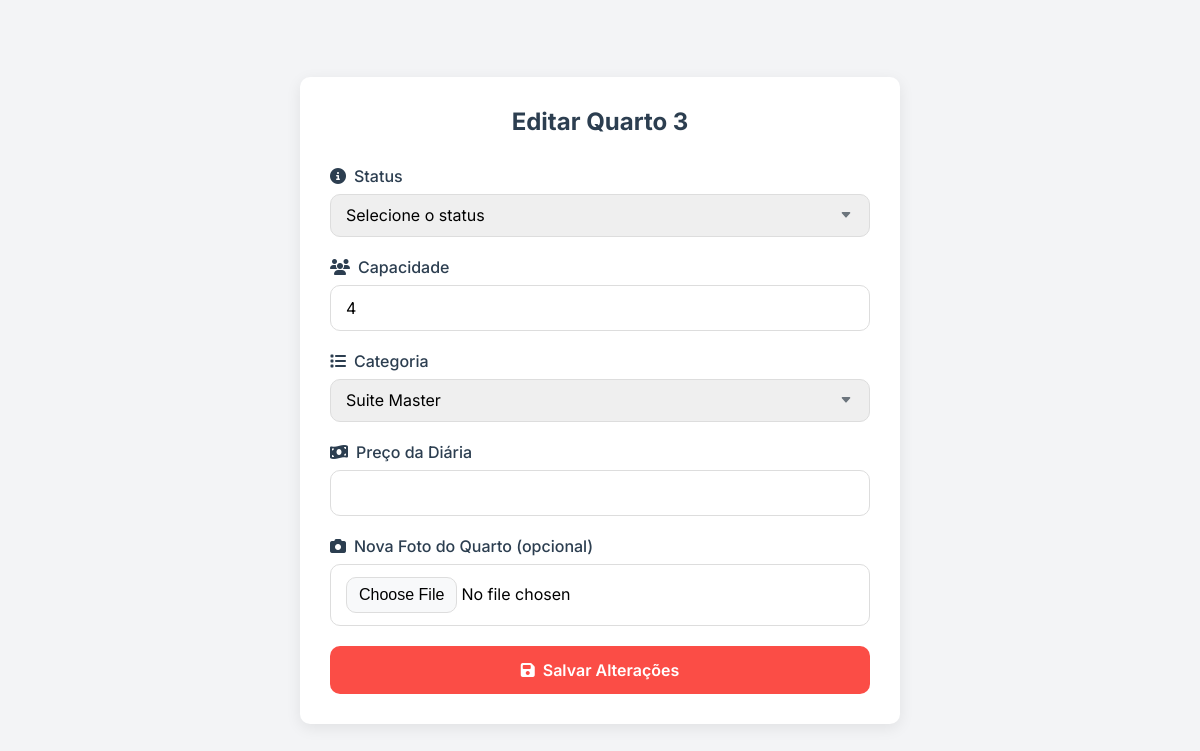
Before: /gestor/quartos/editar_quarto.php?id=3 with the older database file.
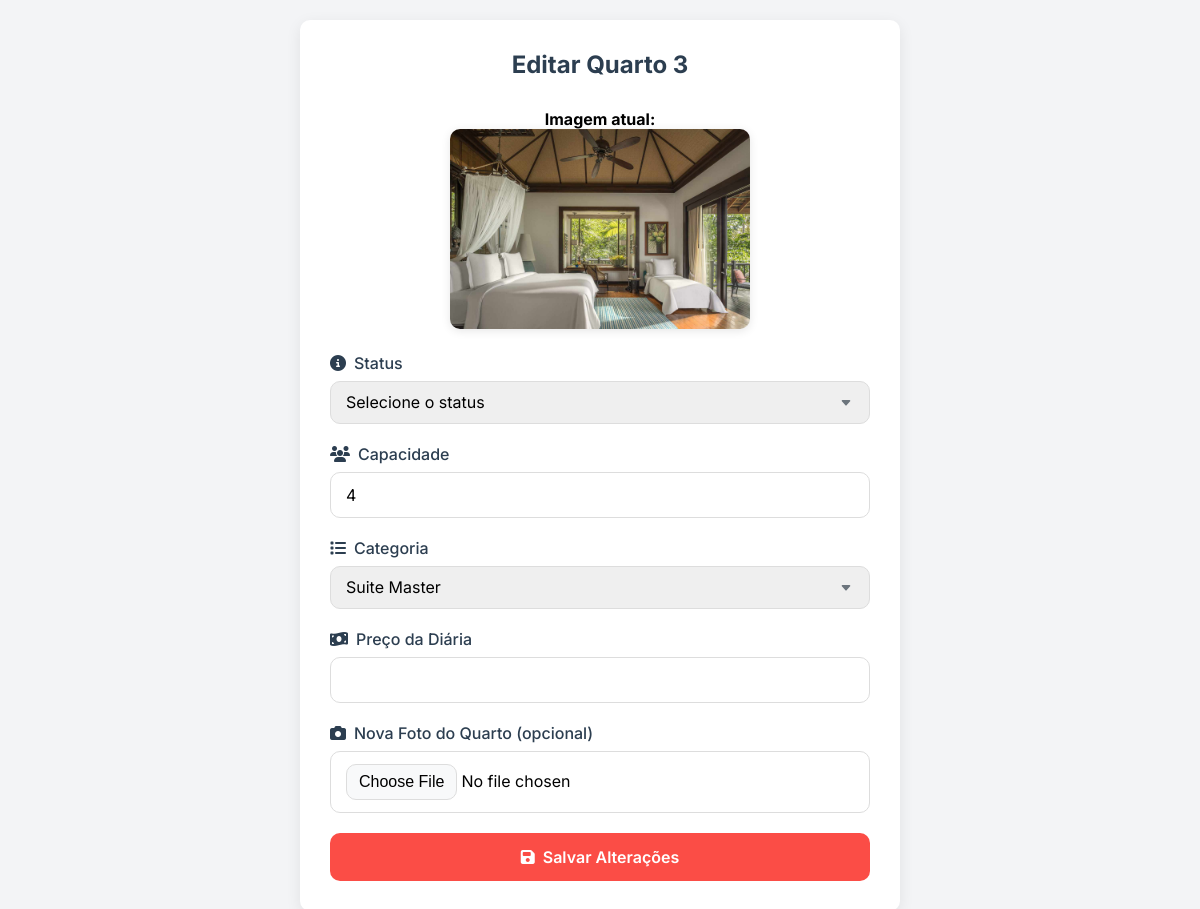
After: the same page with the newer database file.
### tables this page shows
CREATE TABLE `quarto` (
  `ID_Quarto` int(11) NOT NULL,
  `Status` varchar(45) DEFAULT NULL,
  `Capacidade` int(11) DEFAULT NULL,
  `Categoria_ID_Categoria` int(11) NOT NULL,
  `Foto` varchar(255) DEFAULT NULL,
  `Preco_diaria` decimal(10,2) DEFAULT NULL
);

CREATE TABLE `categoria` (
  `ID_Categoria` int(11) NOT NULL,
  `Nome` varchar(50) NOT NULL
);

### gestor/quartos/editar_quarto.php (the view, shortened to what this page needs)
<?php
require_once '../../config/config.php';
$info = [];
$id = filter_input(INPUT_GET, 'id');
$categorias = [];
$sql = $pdo->query("SELECT ID_Categoria, Nome FROM categoria");
if ($sql->rowCount() > 0) {
    $categorias = $sql->fetchAll(PDO::FETCH_ASSOC);
}
if ($id) {
    $sql = $pdo->prepare("SELECT * FROM quarto WHERE ID_Quarto = :id");
    $sql->bindValue(':id', $id, PDO::PARAM_INT);
    $sql->execute();
    if ($sql->rowCount() > 0) {
        $info = $sql->fetch(PDO::FETCH_ASSOC);
    } else {
        header("Location: index.php");
        exit;
    }
} else {
    header("Location: index.php");
    exit;
}
?>
<!DOCTYPE html>
<html lang="pt-br">
<head>
    <link rel="stylesheet" href="https://cdnjs.cloudflare.com/ajax/libs/font-awesome/6.5.0/css/all.min.css">
</head>
<body>
    <div class="form-container">
        <form method="POST" action="../../actions/editar_quarto.php" enctype="multipart/form-data">
            <div class="form-header">
                <h1 class="form-title">Editar Quarto <?php echo $info['ID_Quarto']; ?></h1>
            </div>
            <?php if(!empty($info['Foto'])): ?>
            <div class="current-image">
                <p><strong>Imagem atual:</strong></p>
                <img src="../../uploads/<?php echo htmlspecialchars($info['Foto']); ?>" alt="Foto atual do quarto">
            </div>
            <?php endif; ?>
            <div class="form-group">
                <label for="status" class="form-label">
                    <i class="fas fa-info-circle"></i>
                    Status
                </label>
                <select name="status" id="status" class="form-control" >
                    <option value="">Selecione o status</option>
                </select>
            </div>
            <div class="form-group">
                <label for="capacidade" class="form-label">
                    <i class="fas fa-users"></i>
                    Capacidade
                </label>
                <input type="number" name="capacity" id="capacidade" class="form-control"
                       min="1" value="<?php echo htmlspecialchars($info['Capacidade'] ?? ''); ?>" >
            </div>
            <div class="form-group">
                <label for="categoria" class="form-label">
                    <i class="fas fa-list"></i>
                    Categoria
                </label>
                <select name="category" id="categoria" class="form-control">
                    <?php foreach ($categorias as $categoria): ?>
                        <option value="<?= $categoria['ID_Categoria']; ?>"
                            <?= ($info['Categoria_ID_Categoria'] == $categoria['ID_Categoria']) ? 'selected' : ''; ?>>
                            <?= htmlspecialchars($categoria['Nome']); ?>
                        </option>
                    <?php endforeach; ?>
                </select>
            </div>
            <div class="form-group">
                <label for="preco_diaria" class="form-label">
                    <i class="fas fa-money-bill-wave"></i>
                    Preço da Diária
                </label>
                <input type="number" name="preco_diaria" id="preco_diaria" class="form-control"
                       step="0.01" min="0" value="<?php echo htmlspecialchars($info['Preco_Diaria'] ?? ''); ?>" >
            </div>
            <div class="form-group">
                <label for="foto" class="form-label">
                    <i class="fas fa-camera"></i>
                    Nova Foto do Quarto (opcional)
                </label>
                <input type="file" name="foto" id="foto" class="form-control file" accept="image/*">
            </div>
            <button type="submit" class="submit-btn">
                <i class="fas fa-save"></i> Salvar Alterações
            </button>
        </form>
    </div>
</body>
</html>

Changed rows visible on the page:
changed quarto "Suite Master": Foto empty → "quarto_68240660aaa19.jpg" (drawn); Foto: picture added
Other visible differences:
text now shown: "Imagem atual:"
